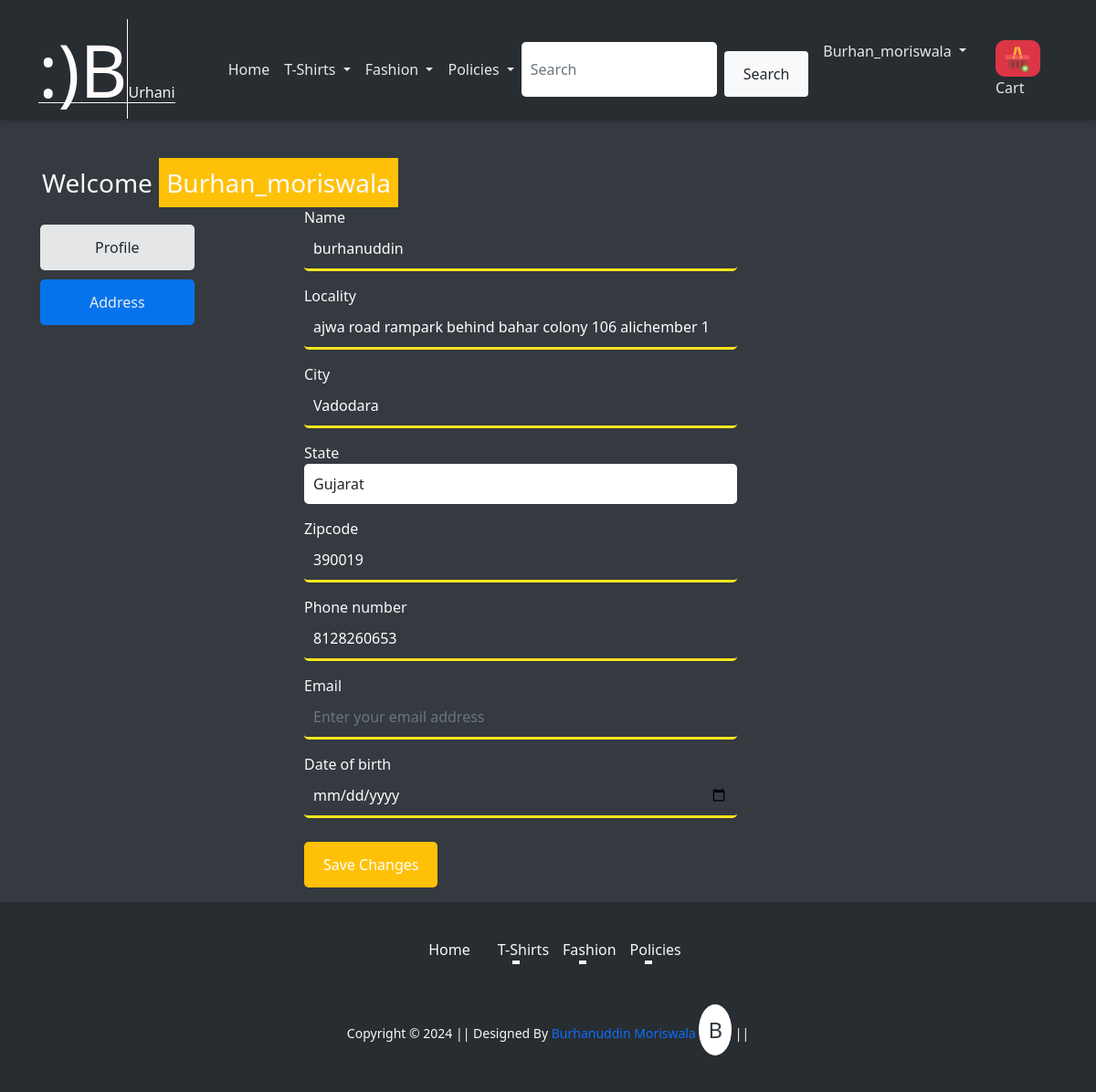
The page /profile/ (signed in) on the database its author committed.
### app/models.py (models this page shows, shortened)
class Customer(models.Model):
    user = models.OneToOneField(User, on_delete=models.CASCADE)
    name = models.CharField(max_length=200)
    locality = models.CharField(max_length=200)
    city = models.CharField(max_length=50)
    zipcode = models.IntegerField(null=True, blank=True)
    state = models.CharField(choices=STATE_CHOICES, max_length=50)
    phone_number = models.CharField(max_length=15, blank=True, null=True)
    email = models.EmailField(max_length=254, null=True, blank=True)
    date_of_birth = models.DateField(null=True, blank=True)

### app/views.py (the view, shortened to what this page needs)
# urls.py: path('profile/', views.ProfileView.as_view(), name='profile'),
class ProfileView(View):
    def get(self, request):
        customer, created = Customer.objects.get_or_create(user=request.user)
        form = CustomerProfileForm(instance=customer)  # Pre-populate the form with current data
        return render(request, 'app/profile.html', {'form': form, 'active': 'profile'})

### app/forms.py (shortened to what this page needs)
class CustomerProfileForm(forms.ModelForm):
    class Meta:
        model = Customer
        fields = ['name', 'locality', 'city', 'state', 'zipcode', 'phone_number', 'email', 'date_of_birth']
        widgets = {
            'name': forms.TextInput(attrs={'class': 'form-control', 'placeholder': 'Enter your full name'}),
            'locality': forms.TextInput(attrs={'class': 'form-control', 'placeholder': 'Enter your locality'}),
            'city': forms.TextInput(attrs={'class': 'form-control', 'placeholder': 'Enter your city'}),
            'state': forms.Select(attrs={'class': 'form-control'}),  # Changed to Select widget for state
            'zipcode': forms.NumberInput(attrs={'class': 'form-control', 'placeholder': 'Enter your zipcode'}),
            'phone_number': forms.TextInput(attrs={'class': 'form-control', 'placeholder': 'Enter your phone number'}),
            'email': forms.EmailInput(attrs={'class': 'form-control', 'placeholder': 'Enter your email address'}),
            'date_of_birth': forms.DateInput(attrs={'class': 'form-control', 'type': 'date'}),
        }

### app/templates/app/profile.html (shortened to what this page needs)
{% extends 'app/base.html' %}
{% load static %}
{% block main-content %}
<div class="container block-main">
  <div class="row">
    <h3>Welcome <span class="text-capitalize bg-warning p-2 mb-3">{{ request.user }}</span></h3>
    <div class="col-sm-2 sidebar-p">
      <ul class="list-unstyled">
        <li class="d-grid">
          <a href="{% url 'profile' %}" class="btn bg-light text-dark{% if active == 'profile' %} active{% endif %}">Profile</a>
        </li>
        <li class="d-grid">
          <a href="{% url 'address' %}" class="btn{% if active == 'address' %} active{% endif %}">Address</a>
        </li>
      </ul>
    </div>
    <div class="col-sm-8 offset-sm-1">
      <form action="" method="post" novalidate enctype="multipart/form-data" class="form-p">
        <div class="row">
          <div class="col-md-8">
            {% for field in form %}
              {% if field.name != 'profile_picture' %}
              <div class="form-group">
                <label for="{{ field.id_for_label }}">{{ field.label }}</label>
                {{ field }}
              </div>
              {% endif %}
            {% endfor %}
            <div class="col-12 mt-3">
              <button type="submit" class="btn bg-warning mb-3">Save Changes</button>
            </div>
          </div>
        </div>
      </form>
    </div>
  </div>
</div>
{% endblock main-content %}

### app/templates/app/base.html (shortened to what this page needs)
<!doctype html>
{% load static %}
<html lang="en">
<head>
    <link rel="stylesheet" href="https://cdn.jsdelivr.net/npm/boxicons@latest/css/boxicons.min.css">
    <link href="https://cdn.jsdelivr.net/npm/bootstrap@5.0.0-beta1/dist/css/bootstrap.min.css" rel="stylesheet">
    <link rel="stylesheet" href="{% static 'css/owl.carousel.min.css' %}">
    <link rel="stylesheet" href="{% static 'css/all.min.css' %}">
    <link rel="stylesheet" href="{% static 'css/style.css' %}">
</head>
<body>
    <div class="container topbar bg-light d-none d-lg-block">
        <div class="d-flex justify-content-between">
            <div class="top-info ps-2">
                <small class="me-3"> <a href="#" class="text-white">123 Street, New York</a></small>
                <small class="me-3"><a href="#" class="text-white">Email@Example.com</a></small>
            </div>
            <div class="top-link pe-2">
                <a href="#" class="text-white"><small class="text-white mx-2">Privacy Policy</small>/</a>
                <a href="#" class="text-white"><small class="text-white mx-2">Terms of Use</small>/</a>
                <a href="#" class="text-white"><small class="text-white ms-2">Sales and Refunds</small></a>
            </div>
        </div>
    </div>
    <nav class="navbar navbar-expand-lg" id="navbar">
        <div class="container">
            <a class="text-decoration-none text-dark logo" href="{% url 'home' %}">
                <span class="Urhani"><strong class="display-1 B"><span class="smile">:)</span>B</strong>Urhani</span>
            </a>
            <div class="collapse navbar-collapse" id="navbarSupportedContent">
                <ul class="navbar-nav me-auto mb-2 mb-lg-0">
                    <li class="nav-item">
                        <a class="nav-link active" aria-current="page" href="/">Home</a>
                    </li>
                    <li class="nav-item dropdown">
                        <a class="nav-link dropdown-toggle" href="#" id="electronicsDropdown" role="button" data-bs-toggle="dropdown" aria-expanded="false">
                            T-Shirts
                        </a>
                    </li>
                    <li class="nav-item dropdown">
                        <a class="nav-link dropdown-toggle" href="#" id="fashionDropdown" role="button" data-bs-toggle="dropdown" aria-expanded="false">
                            Fashion
                        </a>
                    </li>
                    <li class="nav-item dropdown">
                        <a class="nav-link dropdown-toggle" href="#" id="policiesDropdown" role="button" data-bs-toggle="dropdown" aria-expanded="false">
                            Policies
                        </a>
                    </li>
                </ul>
                <div class="position-relative">
                    <form class="d-flex" id="searchForm">
                        <input class="form-control me-2" type="search" id="searchInput" placeholder="Search" aria-label="Search" required>
                        <button class="btn bg-light text-dark rounded " type="submit">Search</button>
                    </form>
                </div>
                <div>
                    <ul class="navbar-nav me-auto mb-2 mb-lg-0">
                        {% if request.user.is_authenticated %}
                            <li class="nav-item dropdown mx-2">
                                <a class="nav-link dropdown-toggle" href="#" id="profileDropdown" role="button" data-bs-toggle="dropdown" aria-expanded="false">
                                    <span class="text-capitalize">{{ request.user }}</span>
                                </a>
                            </li>
                            <li class="nav-item mx-2">
                                <a href="{% url 'showcart' %}" class="nav-link"><span class="badge bg-danger"><i><img src="{% static 'images/add-to-cart.png' %}" clas="dipimg" ></i></span> Cart</a>
                            </li>
                        {% endif %}
                    </ul>
                </div>
            </div>
        </div>
    </nav>
    {% block main-content  %} {% endblock main-content %}
    <footer class="container-fluid footer ">
        <div class="footer-links">
            <a class="footer-link" href="{% url 'home'%}">Home</a>
            <div class="dropdown">
                <a class="footer-link dropdown-toggle" href="#" id="tshirtsDropdown" role="button" data-bs-toggle="dropdown" aria-expanded="false">
                    T-Shirts
                </a>
            </div>
            <div class="dropdown">
                <a class="footer-link dropdown-toggle" href="#" id="fashionDropdownFooter" role="button" data-bs-toggle="dropdown" aria-expanded="false">
                    Fashion
                </a>
            </div>
            <div class="dropdown">
                <a class="footer-link dropdown-toggle" href="#" id="policiesDropdownFooter" role="button" data-bs-toggle="dropdown" aria-expanded="false">
                    Policies
                </a>
            </div>
        </div>
        <small class="text-light copyright">Copyright &copy; 2024 || Designed By
            <a href="https://burhanuddin-moriswala-portfolio.netlify.app/" target="_blank" class="text-decoration-none ">
                Burhanuddin Moriswala
                <span class="burhan">B</span>
            </a> ||
        </small>
</body>
</html>

### app/static/css/style.css (style rules this page uses)
:root { --primary-color: #007bff; --secondary-color: #28a745; --dark-color: #343a40; --light-color: #f8f9fa; --text-color: #343a40; --error-color: #dc3545; --hover-bg-color: #e2e6ea; --hover-color: #0056b3; --shadow: rgba(0, 0, 0, 0.1); --border-color-light: #d1d1d1; --border-color-dark: #333; }
body { font-family: 'Segoe UI', Tahoma, Geneva, Verdana, sans-serif; background-color: var(--dark-color); color: var(--light-color); margin: 0; }
.container { margin-top: 20px; }
.block-main { margin-top: 130px; }
.logo { margin-right: 50px; }
.B { border-right: 1px solid #ffffff; color: rgb(254, 251, 251); }
.Urhani { border-bottom: 1px solid #f8f8f8; color: rgb(245, 245, 245); }
.topbar { padding: 10px 0; margin-bottom: 80px; }
.top-info small, .top-link a { color: #ffffff; }
.navbar { box-shadow: 0 2px 5px var(--shadow); }
.nav-link { color: #e8e8e8 !important; font-weight: 500; transition: color 0.3s; }
.form-control { border-radius: 20px; border: 1px solid #ced4da; transition: border-color 0.3s; }
footer { background-color: #282d32; color: var(--light-color); padding: 40px 20px; display: flex; flex-direction: column; align-items: center; text-align: center; position: relative; bottom: 0; }
.footer-links { display: flex; justify-content: center; flex-wrap: wrap; margin-bottom: 20px; }
.footer-link { color: var(--light-color); text-decoration: none; margin: 0 15px; transition: color 0.3s ease; position: relative; }
.footer-link::after { content: ""; display: block; height: 2px; background: #f8f9fa; width: 0; transition: width 0.3s ease; margin: auto; }
.burhan { border-radius: 50%; background-color: #ffffff; color: var(--text-color); font-size: 1.5rem; padding: 10px; display: inline-block; }
.badge { background-color: var(--error-color); font-size: 0.8rem; border-radius: 10px; }
@media (min-width: 769px) { .navbar-collapse { justify-content: space-between; } }
@media (min-width: 769px) { .topbar { display: block; } }
@media (min-width: 769px) { .block-main { margin-top: 120px; } }
.row { display: flex; flex-wrap: wrap; padding: 0 4px; }
.mt-3 { margin-top: 1rem; }
.btn { display: inline-block; padding: 12px 20px; background-color: var(--primary-color); color: #fff; border-radius: 5px; text-decoration: none; transition: background-color 0.3s, transform 0.2s; }
.mb-3 { margin-bottom: 1rem; }
.btn { margin-top: 10px; }
.sidebar-p { font-weight: 100; opacity: 0.9; font-family: 'Segoe UI', Tahoma, Geneva, Verdana, sans-serif; padding: 10px; }

### app/templates/app/base.html (style rules this page uses)
#navbar { position: fixed; top: 0; width: 100%; background-color: #282d32; transition: top 0.3s; z-index: 1000; }

### app/templates/app/profile.html (style rules this page uses)
.form-group { margin-bottom: 15px; }
.form-control { width: 100%; padding: 10px; border-radius: 5px; border:none; outline:none; }
.form-p input { background:#343a40; border-bottom: 3px solid rgb(249, 228, 31) ; color:white; }

### rows shown on the page
Customer: form "burhanuddin" "ajwa road rampark behind bahar colony 106 alichember 1" "Vadodara" "Gujarat" "390019" "8128260653"

### other values the page prints
{{ request.user }} "Burhan_moriswala"
{{ field.label }} "Name" "Locality" "City" "State" "Zipcode" "Phone number" "Email" "Date of birth"
